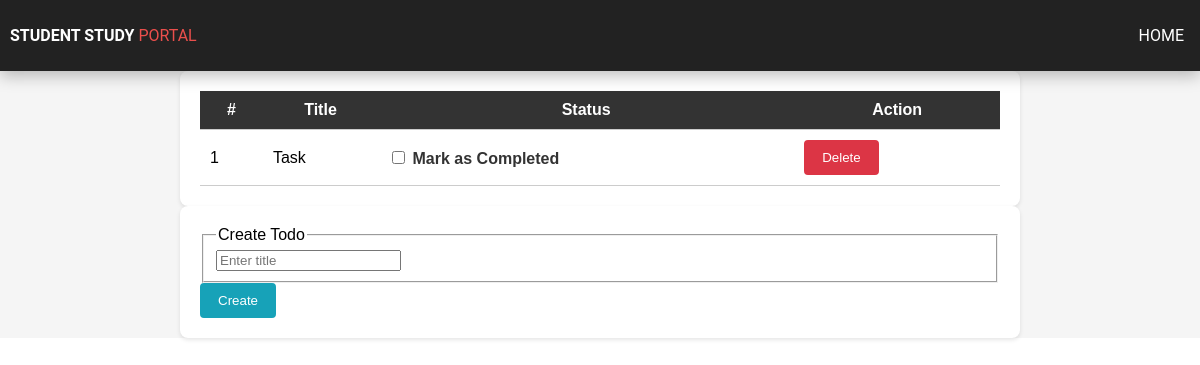
Before: /todo with the older database file.
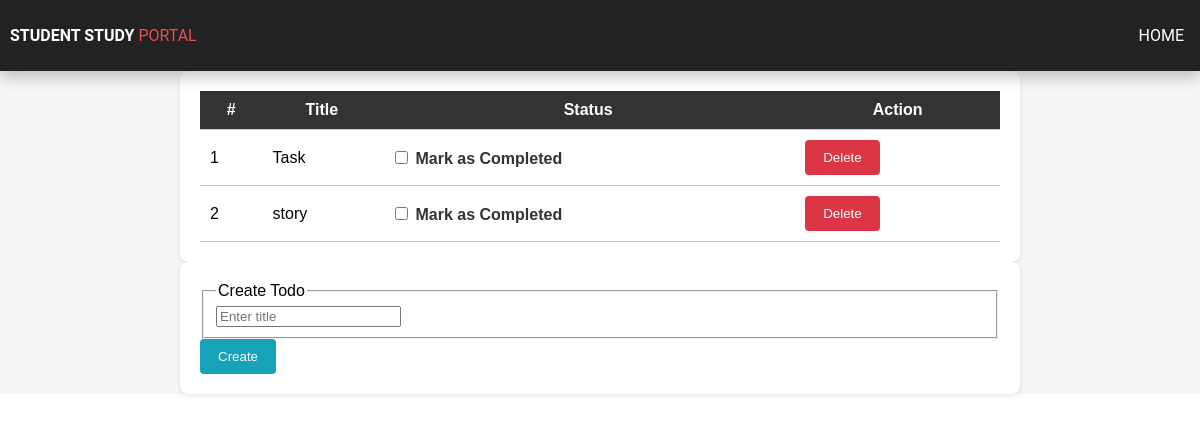
After: the same page with the newer database file.
### core/models.py (models this page shows, shortened)
class ToDo(models.Model):
    title = models.CharField(max_length=200)
    is_finished = models.BooleanField(default=False)

### core/views.py (the view)
# urls.py: path('todo', todo, name='todo'),
def todo(request):
    todos = ToDo.objects.all()
    todos_done = todos.filter(is_finished=True)
    return render(request, 'todo.html', {'todos': todos, 'todos_done': todos_done})

### templates/todo.html (shortened to what this page needs)
{% extends "base.html" %}
{% block content %}
</head>
<div class="main">
    <div class="container">
        {% if not todos_done %}
        <table class="table">
            <thead>
                <tr>
                    <th>#</th>
                    <th>Title</th>
                    <th>Status</th>
                    <th>Action</th>
                </tr>
            </thead>
            <tbody>
                {% for todo in todos %}
                <tr>
                    <td>{{ forloop.counter }}</td>
                    <td>{{ todo.title }}</td>
                    <td>
                        <div class="form-check">
                            <input class="form-check-input" type="checkbox" id="todo_{{ todo.pk }}" {% if todo.is_finished %} checked {% endif %}>
                            <label class="form-check-label" for="todo_{{ todo.pk }}">
                                Mark as Completed
                            </label>
                        </div>
                    </td>
                    <td>
                        <form method="POST" action="{% url 'delete-todo' todo.pk %}">
                            <button class="btn btn-outline-danger" type="submit">Delete</button>
                        </form>
                    </td>
                </tr>
                {% endfor %}
            </tbody>
        </table>
        {% else %}
        <h4>All tasks have been done! Create to add more.</h4>
        {% endif %}
    </div>
    <div class="container">
        <form method="POST" action="{% url 'create-todo' %}">
            <fieldset>
                <legend>Create Todo</legend>
                <input type="text" name="title" placeholder="Enter title" required>
            </fieldset>
            <div class="form-group">
                <button class="btn btn-outline-info" type="submit">Create</button>
            </div>
        </form>
    </div>
</div>
{% endblock content %}

Changed rows visible on the page:
added ToDo: title "story"
